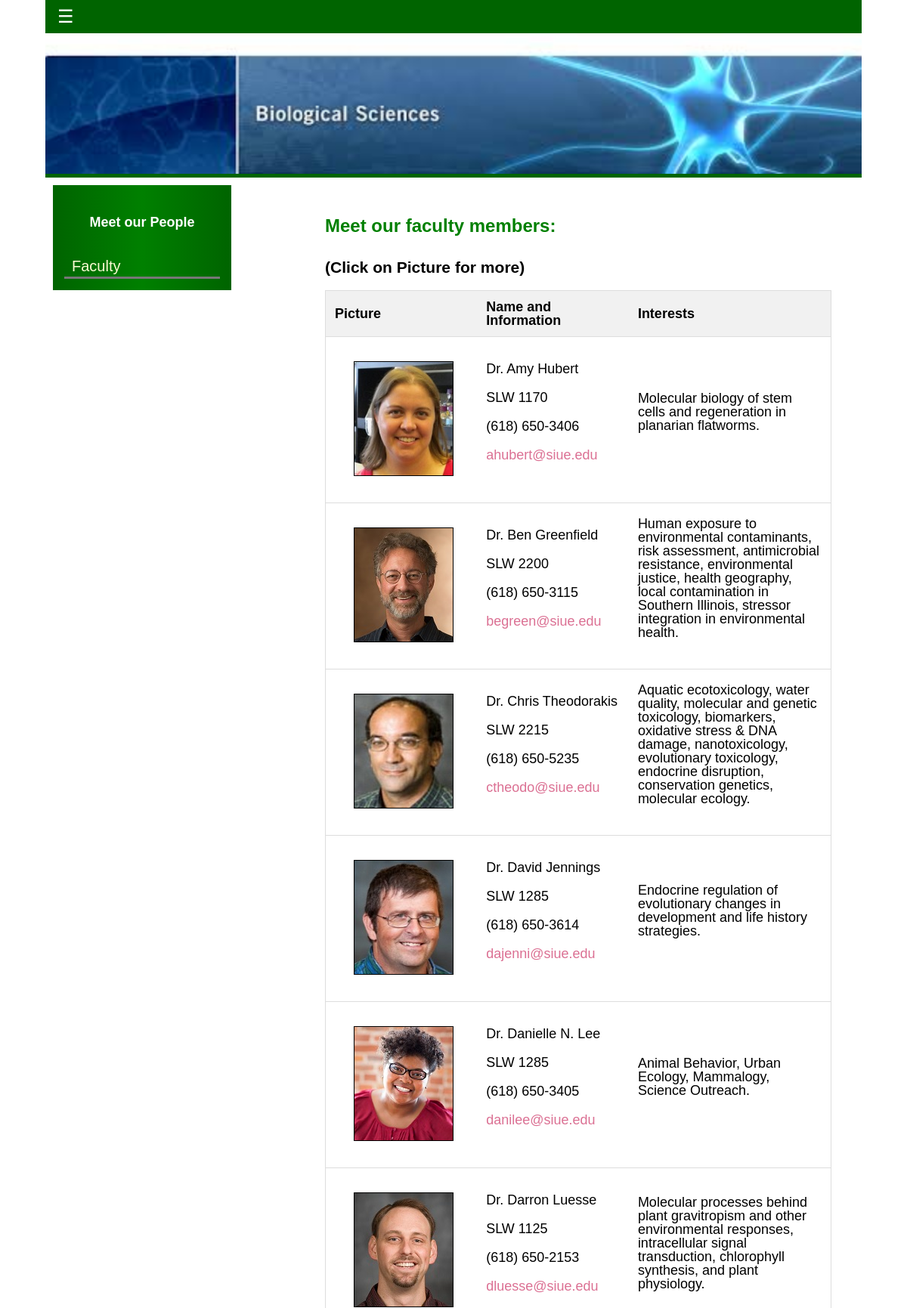
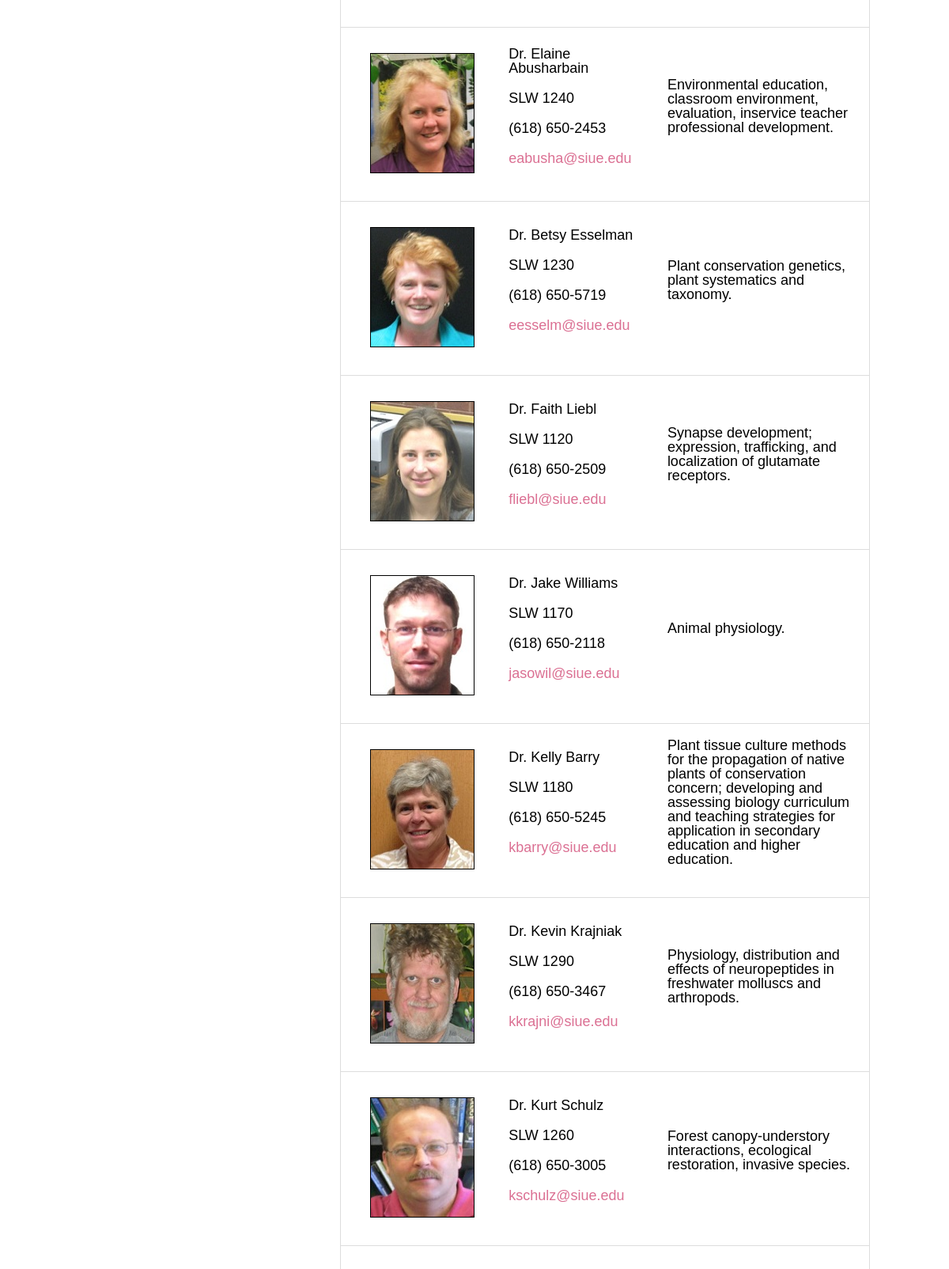
Screenshot of /faculty/faculty.php (upper part) with the database file from the repository (2 pictures, top to bottom).
### tables this page shows
CREATE TABLE `faculty` (
  `name` varchar(255) NOT NULL,
  `status` varchar(255) NOT NULL,
  `education` varchar(255) NOT NULL,
  `office` varchar(25) NOT NULL,
  `researchlab` varchar(25) NOT NULL,
  `phone` varchar(15) NOT NULL,
  `email` varchar(50) NOT NULL,
  `web` varchar(100) NOT NULL,
  `coursetaught` varchar(1000) NOT NULL,
  `researchinterests` text NOT NULL,
  `researchopportunities` text NOT NULL,
  `selectedpublications` text NOT NULL,
  `imagelink` varchar(50) NOT NULL,
  `interest` text NOT NULL
);

### faculty/faculty.php (the view, shortened to what this page needs)
<?php
    $query = "select * from faculty";
    $search_result = get_faculty($query);
    function get_faculty($query)
    {
        $conn = mysqli_connect("localhost","root","","teambugsphase4");
        $faculty = mysqli_query($conn, $query);
        return $faculty;
    }
?>
<?php
    include("../php/inc.header.php");
?>
    <body>
        <div id="content_wrapper">
            <div id="sidebar">
                    <h2>Meet our People</h2>
                    <ul class="side_menu">
                        <li><a href="../faculty/faculty.php">Faculty</a></li>
                    </ul>
            </div>
            <div id="content">
            	<div class="post_section">
                     <div class="post_content">
                         <h2>Meet our faculty members:</h2>
                         <h3>(Click on Picture for more)</h3>
                            <table id="facultyTable">
                              <tr class="head">
                                <th class="ft-30">Picture</th>
                                <th class="ft-30">Name and Information</th>
                                <th class="ft-40 fac-hide">Interests</th>
                              </tr>
                              <?php while($row = mysqli_fetch_array($search_result)):?>
                              <tr>
                                  <td><?php echo "<a href='facultyinfo.php?id=" . $row["email"]. "'><img src=" . $row['imagelink']. " class='facultyimg'></a>" ;?></td>
                                  <td>
                                     <p><?php echo $row['name'];?></p>
                                     <p><?php echo $row['office'];?></p>
                                     <p><?php echo $row['phone'];?></p>
                                     <p><a href="mailto:<?php echo $row['email'];?>"><?php echo $row['email'];?></a></p></td>
                                  <td class="fac-hide"><p><?php echo $row['interest'];?></p></td>
                             </tr>
                             <?php endwhile; ?>
                           </table>
                </div>
            </div>
        </div>
        </div>
<?php
    include("../php/inc.footer.php");
?>

### css/styleVaibhav.css (style rules this page uses)
body { margin: 0 5%; padding: 0; line-height: 1.5em; font-family: Tahoma, Geneva, sans-serif; font-size: 12px; background: url("../images/back2.png"); }
h1,h2 { margin: 0; padding: 0; }
p { margin: 0px; padding: 0px; }
img { margin: 0px; padding: 0px; border: none; }
#content_wrapper { clear: both; }
#sidebar { float: left; width: 20%; background-image: linear-gradient( to right, darkgreen, green, darkgreen ); margin-top: 10px; margin-left: 10px; margin-bottom: 10px; padding: 10px; color: white; }
#sidebar h2 { padding: 30px; text-align: center; }
.side_menu { list-style: none; padding: 5px; margin: 0 0 0 0; }
.side_menu li { padding: 0; margin: 0; }
.side_menu li a { display: block; color: lightgoldenrodyellow; padding: 5px 10px; font-size: 20px; border-bottom: 3px solid #777777; }
#content { float: right; width: 75%; background: white; color:black; margin-top: 10px; margin-right: 10px; margin-bottom: 10px; font-size: 18px; }
.post_section { clear: both; position: relative; padding: 0 30px 30px 10px; margin-bottom: 20px; }
.post_section .post_content { padding: 30px 0 0 100px; }
.post_section h2 { color: green; line-height: 120%; font-size: 24px; font-weight: bold; padding: 10px 0 10px 0; }
.post_section p { margin-bottom: 20px; }
.post_section img { margin: 20px 0; border: 1px solid #000; }
#facultyTable { border-collapse: collapse; width: 100%; border: 1px solid #ddd; font-size: 18px; }
#facultyTable th, #facultyTable td { text-align: left; padding: 12px; }
#facultyTable tr { border-bottom: 1px solid #ddd; }
#facultyTable tr img { margin-left: 25px; }
#facultyTable tr.head, #facultyTable tr:hover { background-color: #f1f1f1; }
.ft-30 { width: 30%; }
.ft-40 { width: 40%; }

### rows the page displays
faculty: imagelink (picture), name "Dr. Amy Hubert", office "SLW 1170", phone "(618) 650-3406", email "ahubert@siue.edu", interest "Molecular biology of stem cells and regeneration in planarian flatworms."
faculty: imagelink (picture), name "Dr. Ben Greenfield", office "SLW 2200", phone "(618) 650-3115", email "begreen@siue.edu", interest "Human exposure to environmental contaminants, risk assessment, antimicrobial resistance, environmental justice, health geography, local contamination in Southern Illinois, stressor integration in environmental health."
faculty: imagelink (picture), name "Dr. Chris Theodorakis", office "SLW 2215", phone "(618) 650-5235", email "ctheodo@siue.edu", interest "Aquatic ecotoxicology, water quality, molecular and genetic toxicology, biomarkers, oxidative stress & DNA damage, nanotoxicology, evolutionary toxicology, endocrine disruption, conservation genetics, molecular ecology."
faculty: imagelink (picture), name "Dr. David Jennings", office "SLW 1285", phone "(618) 650-3614", email "dajenni@siue.edu", interest "Endocrine regulation of evolutionary changes in development and life history strategies."
faculty: imagelink (picture), name "Dr. Danielle N. Lee", office "SLW 1285", phone "(618) 650-3405", email "danilee@siue.edu", interest "Animal Behavior, Urban Ecology, Mammalogy, Science Outreach."
faculty: imagelink (picture), name "Dr. Darron Luesse", office "SLW 1125", phone "(618) 650-2153", email "dluesse@siue.edu", interest "Molecular processes behind plant gravitropism and other environmental responses, intracellular signal transduction, chlorophyll synthesis, and plant physiology."
faculty: imagelink (picture), name "Dr. Elaine Abusharbain", office "SLW 1240", phone "(618) 650-2453", email "eabusha@siue.edu", interest "Environmental education, classroom environment, evaluation, inservice teacher professional development."
faculty: imagelink (picture), name "Dr. Betsy Esselman", office "SLW 1230", phone "(618) 650-5719", email "eesselm@siue.edu", interest "Plant conservation genetics, plant systematics and taxonomy."
faculty: imagelink (picture), name "Dr. Faith Liebl", office "SLW 1120", phone "(618) 650-2509", email "fliebl@siue.edu", interest "Synapse development; expression, trafficking, and localization of glutamate receptors."
faculty: imagelink (picture), name "Dr. Jake Williams", office "SLW 1170", phone "(618) 650-2118", email "jasowil@siue.edu", interest "Animal physiology."
faculty: imagelink (picture), name "Dr. Kelly Barry", office "SLW 1180", phone "(618) 650-5245", email "kbarry@siue.edu", interest "Plant tissue culture methods for the propagation of native plants of conservation concern; developing and assessing biology curriculum and teaching strategies for application in secondary education and higher education."
faculty: imagelink (picture), name "Dr. Kevin Krajniak", office "SLW 1290", phone "(618) 650-3467", email "kkrajni@siue.edu", interest "Physiology, distribution and effects of neuropeptides in freshwater molluscs and arthropods."
faculty: imagelink (picture), name "Dr. Kurt Schulz", office "SLW 1260", phone "(618) 650-3005", email "kschulz@siue.edu", interest "Forest canopy-understory interactions, ecological restoration, invasive species."
